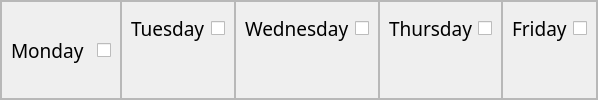
                                          <widget class="QFrame" name="edit_days_opt_frame">
                                           <property name="minimumSize">
                                            <size>
                                             <width>0</width>
                                             <height>0</height>
                                            </size>
                                           </property>
                                           <property name="maximumSize">
                                            <size>
                                             <width>800</width>
                                             <height>16777215</height>
                                            </size>
                                           </property>
                                           <property name="frameShape">
                                            <enum>QFrame::StyledPanel</enum>
                                           </property>
                                           <property name="frameShadow">
                                            <enum>QFrame::Raised</enum>
                                           </property>
                                           <layout class="QHBoxLayout" name="horizontalLayout_62">
                                            <property name="spacing">
                                             <number>0</number>
                                            </property>
                                            <property name="leftMargin">
                                             <number>0</number>
                                            </property>
                                            <property name="topMargin">
                                             <number>0</number>
                                            </property>
                                            <property name="rightMargin">
                                             <number>0</number>
                                            </property>
                                            <property name="bottomMargin">
                                             <number>0</number>
                                            </property>
                                            <item>
                                             <widget class="QFrame" name="avl_mon_frame_edit">
                                              <property name="minimumSize">
                                               <size>
                                                <width>0</width>
                                                <height>0</height>
                                               </size>
                                              </property>
                                              <property name="maximumSize">
                                               <size>
                                                <width>16777215</width>
                                                <height>16777215</height>
                                               </size>
                                              </property>
                                              <property name="frameShape">
                                               <enum>QFrame::StyledPanel</enum>
                                              </property>
                                              <property name="frameShadow">
                                               <enum>QFrame::Raised</enum>
                                              </property>
                                              <layout class="QHBoxLayout" name="horizontalLayout_63">
                                               <property name="spacing">
                                                <number>13</number>
                                               </property>
                                               <item>
                                                <widget class="QLabel" name="avl_mon_label_edit">
                                                 <property name="font">
                                                  <font>
                                                   <family>Tw Cen MT</family>
                                                   <pointsize>14</pointsize>
                                                  </font>
                                                 </property>
                                                 <property name="text">
                                                  <string>Monday</string>
                                                 </property>
                                                </widget>
                                               </item>
                                               <item>
                                                <widget class="QCheckBox" name="mon_check_edit">
                                                 <property name="minimumSize">
                                                  <size>
                                                   <width>0</width>
                                                   <height>34</height>
                                                  </size>
                                                 </property>
                                                 <property name="text">
                                                  <string/>
                                                 </property>
                                                </widget>
                                               </item>
                                              </layout>
                                             </widget>
                                            </item>
                                            <item>
                                             <widget class="QFrame" name="avl_tue_frame_edit">
                                              <property name="maximumSize">
                                               <size>
                                                <width>16777215</width>
                                                <height>16777215</height>
                                               </size>
                                              </property>
                                              <property name="frameShape">
                                               <enum>QFrame::StyledPanel</enum>
                                              </property>
                                              <property name="frameShadow">
                                               <enum>QFrame::Raised</enum>
                                              </property>
                                              <layout class="QFormLayout" name="formLayout_15">
                                               <item row="0" column="1">
                                                <widget class="QCheckBox" name="tue_check_edit">
                                                 <property name="minimumSize">
                                                  <size>
                                                   <width>0</width>
                                                   <height>34</height>
                                                  </size>
                                                 </property>
                                                 <property name="text">
                                                  <string/>
                                                 </property>
                                                </widget>
                                               </item>
                                               <item row="0" column="0">
                                                <widget class="QLabel" name="avl_tue_label_edit">
                                                 <property name="font">
                                                  <font>
                                                   <family>Tw Cen MT</family>
                                                   <pointsize>14</pointsize>
                                                  </font>
                                                 </property>
                                                 <property name="text">
                                                  <string>Tuesday</string>
                                                 </property>
                                                </widget>
                                               </item>
                                              </layout>
                                             </widget>
                                            </item>
                                            <item>
                                             <widget class="QFrame" name="avl_wed_frame_edit">
                                              <property name="maximumSize">
                                               <size>
                                                <width>16777215</width>
                                                <height>16777215</height>
                                               </size>
                                              </property>
                                              <property name="frameShape">
                                               <enum>QFrame::StyledPanel</enum>
                                              </property>
                                              <property name="frameShadow">
                                               <enum>QFrame::Raised</enum>
                                              </property>
                                              <layout class="QFormLayout" name="formLayout_16">
                                               <item row="0" column="0">
                                                <widget class="QLabel" name="avl_wed_label_edit">
                                                 <property name="font">
                                                  <font>
                                                   <family>Tw Cen MT</family>
                                                   <pointsize>14</pointsize>
                                                   <weight>50</weight>
                                                   <bold>false</bold>
                                                  </font>
                                                 </property>
                                                 <property name="text">
                                                  <string>Wednesday</string>
                                                 </property>
                                                </widget>
                                               </item>
                                               <item row="0" column="1">
                                                <widget class="QCheckBox" name="wed_check_edit">
                                                 <property name="minimumSize">
                                                  <size>
                                                   <width>0</width>
                                                   <height>34</height>
                                                  </size>
                                                 </property>
                                                 <property name="text">
                                                  <string/>
                                                 </property>
                                                </widget>
                                               </item>
                                              </layout>
                                             </widget>
                                            </item>
                                            <item>
                                             <widget class="QFrame" name="avl_thur_frame_edit">
                                              <property name="maximumSize">
                                               <size>
                                                <width>16777215</width>
                                                <height>16777215</height>
                                               </size>
                                              </property>
                                              <property name="frameShape">
                                               <enum>QFrame::StyledPanel</enum>
                                              </property>
                                              <property name="frameShadow">
                                               <enum>QFrame::Raised</enum>
                                              </property>
                                              <layout class="QFormLayout" name="formLayout_17">
                                               <item row="0" column="0">
                                                <widget class="QLabel" name="avl_thur_label_edit">
                                                 <property name="font">
                                                  <font>
                                                   <family>Tw Cen MT</family>
                                                   <pointsize>14</pointsize>
                                                  </font>
                                                 </property>
                                                 <property name="text">
                                                  <string>Thursday</string>
                                                 </property>
                                                </widget>
                                               </item>
                                               <item row="0" column="1">
                                                <widget class="QCheckBox" name="thur_check_edit">
                                                 <property name="minimumSize">
                                                  <size>
                                                   <width>0</width>
                                                   <height>34</height>
                                                  </size>
                                                 </property>
                                                 <property name="text">
                                                  <string/>
                                                 </property>
                                                </widget>
                                               </item>
                                              </layout>
                                             </widget>
                                            </item>
                                            <item>
                                             <widget class="QFrame" name="avl_fri_frame_edit">
                                              <property name="maximumSize">
                                               <size>
                                                <width>16777215</width>
                                                <height>16777215</height>
                                               </size>
                                              </property>
                                              <property name="frameShape">
                                               <enum>QFrame::StyledPanel</enum>
                                              </property>
                                              <property name="frameShadow">
                                               <enum>QFrame::Raised</enum>
                                              </property>
                                              <layout class="QFormLayout" name="formLayout_18">
                                               <item row="0" column="0">
                                                <widget class="QLabel" name="avl_fri_label_edit">
                                                 <property name="font">
                                                  <font>
                                                   <family>Tw Cen MT</family>
                                                   <pointsize>14</pointsize>
                                                  </font>
                                                 </property>
                                                 <property name="text">
                                                  <string>Friday</string>
                                                 </property>
                                                </widget>
                                               </item>
                                               <item row="0" column="1">
                                                <widget class="QCheckBox" name="fri_check_edit">
                                                 <property name="minimumSize">
                                                  <size>
                                                   <width>0</width>
                                                   <height>34</height>
                                                  </size>
                                                 </property>
                                                 <property name="text">
                                                  <string/>
                                                 </property>
                                                </widget>
                                               </item>
                                              </layout>
                                             </widget>
                                            </item>
                                           </layout>
                                          </widget>
